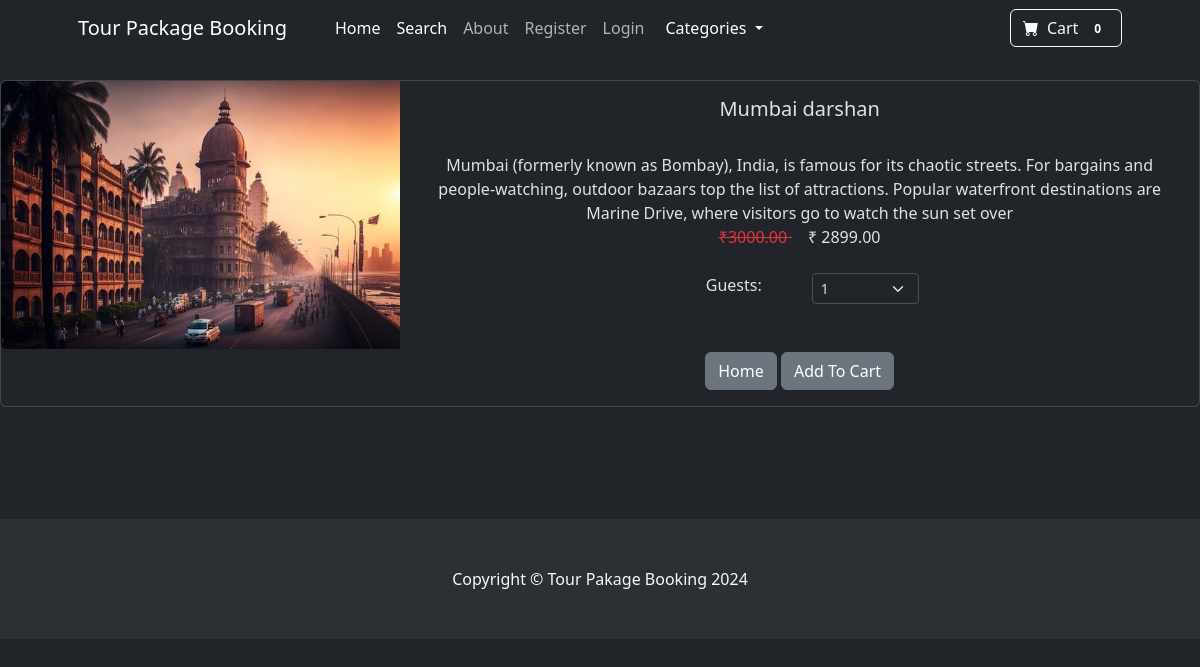
Page /product/9 on the committed database.
### tour_pacage_booking/models.py (models this page shows, shortened)
class Product(models.Model):
  name =  models.CharField(max_length=50)
  price =  models.DecimalField(default=0, decimal_places=2,max_digits=10 )
  category = models.ForeignKey(Category,on_delete=models.CASCADE,default=1)
  discription = models.CharField(max_length=250,default='',blank=True,null=True)
  image = models.ImageField(upload_to='uploads/product/')
  is_sale = models.BooleanField(default=False)
  sale_price = models.DecimalField(default=0, decimal_places=2,max_digits=10 )

### tour_pacage_booking/views.py (the view)
# urls.py: path('product/<int:pk>',views.product,name ='product'),
def product(request,pk):
    product = Product.objects.get(id=pk)
    return render(request, 'product.html', {'product': product})

### cart/cart.py (called while the page is built)
    def __len__(self):
        return len(self.cart)

### cart/context_processors.py (called while the page is built)
def cart(request):
    return {'cart': Cart(request)}

### tour_pacage_booking/templates/product.html (shortened to what this page needs)
{% extends 'base.html' %}
{% block content%}
<main>
  <br/>
  <div class="py 5">
  <div class="card mb-3">
    <div class="row g-0">
      <div class="col-md-4">
        <img src="{{ product.image.url }}" class="img-fluid rounded-start" alt="...">
      </div>
      <div class="col-md-8">
        <div class="card-body">
          <center>
          <h5 class="card-title">{{ product.name }}</h5>
          <br/>
          <article>
          <p class="card-text justified">{{ product.discription }}</p>
          </article>
          {% if product.is_sale %}
                  <strike>
                <del class ="text-danger" > &#8377;{{product.price}} </del>
                  </strike>
                  &nbsp;
                  &nbsp;
                  &#8377; {{ product.sale_price }}
          {% else %}
          &#8377; {{ product.price }}
          {% endif %}
              <br/><br/>
              <div class="row justify-content-center">
                <div class="col-md-2">Guests:</div>
                            <div class="col-md-2">
                            <select class="form-select form-select-sm" id="qty-cart">
                              <option value="1">1</option>
                            </select>
                            </div>
                        </div>
              <br/><br/>
          <a href="{% url 'home'%}" class="btn btn-secondary">Home</a>
          <button type="button" value="{{ product.id }}" class="btn btn-secondary" id="add-cart">Add To Cart</button>
      </center>
        </div>
      </div>
    </div>
  </div>
</div>
  </main>
<br/>
<br/>
<br/>
<br/>
{% endblock %}

### rows in the picture
Product: image (picture), name "Mumbai darshan", discription "Mumbai (formerly known as Bombay), India, is famous for its chaotic streets. For bargains and people-watching, outdoor bazaars top the list of attractions. Popular waterfront destinations are Marine Drive, where visitors go to watch the sun set over", price "3000.00", sale_price "2899.00"

### other values in the picture
{{ cart|length }} "0"
